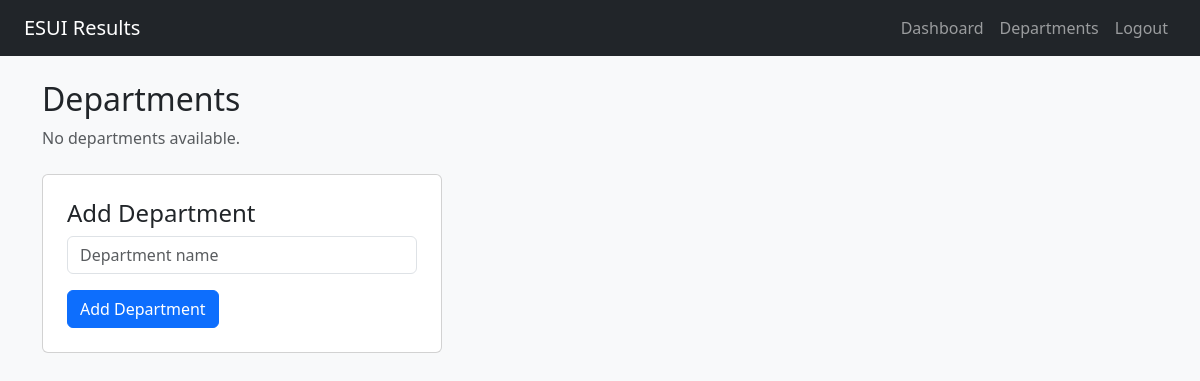
/admin/departments (signed in), run on an earlier commit of the app's database.
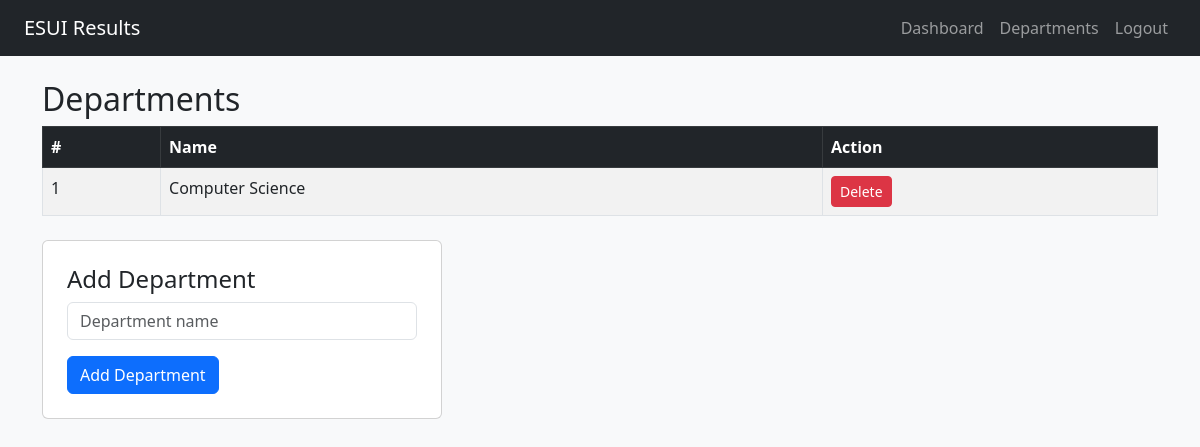
And on a later commit of the database.
### tables this page shows
CREATE TABLE departments (
    id INTEGER PRIMARY KEY AUTOINCREMENT,
    name TEXT NOT NULL
);

### app.py (the view)
        def wrapper(*args, **kwargs):
            if 'user_id' not in session:
                return redirect(url_for('login'))
            if role and session.get('role') != role:
                return "Access denied.", 403
            return f(*args, **kwargs)

### app.py (called while the page is built)
def get_db():
    conn = sqlite3.connect('database.db')
    conn.row_factory = sqlite3.Row
    return conn

def login_required(role=None):
    def decorator(f):
        def wrapper(*args, **kwargs):
            if 'user_id' not in session:
                return redirect(url_for('login'))
            if role and session.get('role') != role:
                return "Access denied.", 403
            return f(*args, **kwargs)
        wrapper.__name__ = f.__name__
        return wrapper
    return decorator

@app.route('/admin/departments', methods=['GET'])
@login_required(role='admin')
def get_departments():
    conn = get_db()
    departments = conn.execute('SELECT * FROM departments').fetchall()
    conn.close()
    return render_template('admin/departments.html', departments=departments)

### templates/admin/departments.html
{% extends "base.html" %}
{% block content %}
    <h2>Departments</h2>
    {% if departments %}
        <table class="table table-striped table-bordered">
            <thead class="table-dark">
                <tr>
                    <th>#</th>
                    <th>Name</th>
                    <th>Action</th>
                </tr>
            </thead>
            <tbody>
                {% for d in departments %}
                <tr>
                    <td>{{ d.id }}</td>
                    <td>{{ d.name }}</td>
                    <td>
                        <form method="POST" action="/admin/departments/delete/{{ d.id }}">
                            <button type="submit" class="btn btn-danger btn-sm">Delete</button>
                        </form>
                    </td>
                </tr>
                {% endfor %}
            </tbody>
        </table>
    {% else %}
        <p class="text-muted">No departments available.</p>
    {% endif %}
    <div class="card mt-4 p-4" style="max-width: 400px;">
        <h4>Add Department</h4>
        <form method="POST" action="/admin/departments">
            <div class="mb-3">
                <input class="form-control" name="name" placeholder="Department name" required>
            </div>
            <button type="submit" class="btn btn-primary">Add Department</button>
        </form>
    </div>
{% endblock %}

### templates/base.html (shortened to what this page needs)
<!DOCTYPE html>
<html>
<head>
    <link href="https://cdn.jsdelivr.net/npm/bootstrap@5.3.0/dist/css/bootstrap.min.css" rel="stylesheet">
</head>
<body class="bg-light">
    <nav class="navbar navbar-expand-lg navbar-dark bg-dark px-4">
        <a class="navbar-brand" href="/">ESUI Results</a>
        <div class="navbar-nav ms-auto">
            <a class="nav-link" href="/">Dashboard</a>
            {% if session['role'] == 'admin' %}
                <a class="nav-link" href="/admin/departments">Departments</a>
            {% endif %}
            <a class="nav-link" href="/logout">Logout</a>
        </div>
    </nav>
    <div class="container mt-4">
        {% block content %}{% endblock %}
    </div>
</body>
</html>

What changed in the data, as far as the page shows it:
added departments: id "1", name "Computer Science"
Also different on the page:
text no longer shown: "No departments available."
text now shown: "# Name Action"
